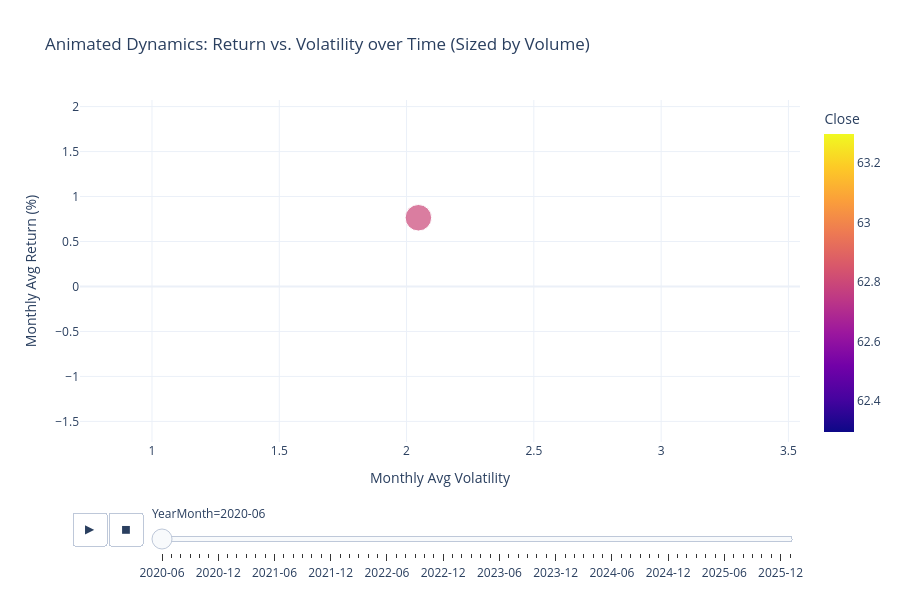

The cell this chart's notebook holds for it:
### Markdown cell above
## 🎬 8. Comprehensive Animated EDA
**Function Summary:** `px.scatter(animation_frame=...)` creates an animated, time-lapse visualization. Here we visualize the relationship between Return and Volatility over time, sized by Volume.

### Code cell
# Aggregate data monthly for smoother animation
monthly_data = df_clean.groupby(['Year', 'Month', 'YearMonth']).agg({
    'Close': 'mean',
    'Volume': 'mean',
    'Daily Return': 'mean',
    'Volatility_20': 'mean'
}).reset_index()

# Sort to ensure correct animation sequence
monthly_data = monthly_data.sort_values(['Year', 'Month'])

# Animated Scatter Plot
fig = px.scatter(monthly_data, 
                 x='Volatility_20', 
                 y='Daily Return', 
                 animation_frame='YearMonth',
                 size='Volume',
                 color='Close',
                 hover_name='YearMonth',
                 color_continuous_scale=px.colors.sequential.Plasma,
                 title='Animated Dynamics: Return vs. Volatility over Time (Sized by Volume)',
                 labels={'Volatility_20': 'Monthly Avg Volatility', 'Daily Return': 'Monthly Avg Return (%)'},
                 range_x=[monthly_data['Volatility_20'].min()*0.8, monthly_data['Volatility_20'].max()*1.2],
                 range_y=[monthly_data['Daily Return'].min()-1, monthly_data['Daily Return'].max()+1])

fig.update_layout(template='plotly_white', height=600)
fig.show()

### Figure 1 — Plotly figure (JSON) as saved in the notebook; plotly's stock layout.template omitted (floating-point values rounded to 4 significant figures)
{"data": [{"hovertemplate": "<b>%{hovertext}</b><br><br>YearMonth=2020-06<br>Monthly Avg Volatility=%{x}<br>Monthly Avg Return (%)=%{y}<br>Volume=%{marker.size}<br>Close=%{marker.color}<extra></extra>", "hovertext": ["2020-06"], "legendgroup": "", "marker": {"color": [62.8], "coloraxis": "coloraxis", "size": [874300.0], "sizemode": "area", "sizeref": 2487.0, "symbol": "circle"}, "mode": "markers", "name": "", "orientation": "v", "showlegend": false, "type": "scatter", "x": [2.047], "xaxis": "x", "y": [0.7643], "yaxis": "y"}], "layout": {"coloraxis": {"colorbar": {"title": {"text": "Close"}}, "colorscale": [[0, "#0d0887"], [0.1111, "#46039f"], [0.2222, "#7201a8"], [0.3333, "#9c179e"], [0.4444, "#bd3786"], [0.5556, "#d8576b"], [0.6667, "#ed7953"], [0.7778, "#fb9f3a"], [0.8889, "#fdca26"], [1, "#f0f921"]]}, "height": 600, "legend": {"itemsizing": "constant", "tracegroupgap": 0}, "sliders": [{"active": 0, "currentvalue": {"prefix": "YearMonth="}, "len": 0.9, "pad": {"b": 10, "t": 60}, "steps": [{"args": [["2020-06"], {"frame": {"duration": 0, "redraw": false}, "fromcurrent": true, "mode": "immediate", "transition": {"duration": 0, "easing": "linear"}}], "label": "2020-06", "method": "animate"}, {"args": [["2020-07"], {"frame": {"duration": 0, "redraw": false}, "fromcurrent": true, "mode": "immediate", "transition": {"duration": 0, "easing": "linear"}}], "label": "2020-07", "method": "animate"}, {"args": [["2020-08"], {"frame": {"duration": 0, "redraw": false}, "fromcurrent": true, "mode": "immediate", "transition": {"duration": 0, "easing": "linear"}}], "label": "2020-08", "method": "animate"}, {"args": [["2020-09"], {"frame": {"duration": 0, "redraw": false}, "fromcurrent": true, "mode": "immediate", "transition": {"duration": 0, "easing": "linear"}}], "label": "2020-09", "method": "animate"}, {"args": [["2020-10"], {"frame": {"duration": 0, "redraw": false}, "fromcurrent": true, "mode": "immediate", "transition": {"duration": 0, "easing": "linear"}}], "label": "2020-10", "method": "animate"}, {"args": [["2020-11"], {"frame": {"duration": 0, "redraw": false}, "fromcurrent": true, "mode": "immediate", "transition": {"duration": 0, "easing": "linear"}}], "label": "2020-11", "method": "animate"}, {"args": [["2020-12"], {"frame": {"duration": 0, "redraw": false}, "fromcurrent": true, "mode": "immediate", "transition": {"duration": 0, "easing": "linear"}}], "label": "2020-12", "method": "animate"}, {"args": [["2021-01"], {"frame": {"duration": 0, "redraw": false}, "fromcurrent": true, "mode": "immediate", "transition": {"duration": 0, "easing": "linear"}}], "label": "2021-01", "method": "animate"}, {"args": [["2021-02"], {"frame": {"duration": 0, "redraw": false}, "fromcurrent": true, "mode": "immediate", "transition": {"duration": 0, "easing": "linear"}}], "label": "2021-02", "method": "animate"}, {"args": [["2021-03"], {"frame": {"duration": 0, "redraw": false}, "fromcurrent": true, "mode": "immediate", "transition": {"duration": 0, "easing": "linear"}}], "label": "2021-03", "method": "animate"}, {"args": [["2021-04"], {"frame": {"duration": 0, "redraw": false}, "fromcurrent": true, "mode": "immediate", "transition": {"duration": 0, "easing": "linear"}}], "label": "2021-04", "method": "animate"}, {"args": [["2021-05"], {"frame": {"duration": 0, "redraw": false}, "fromcurrent": true, "mode": "immediate", "transition": {"duration": 0, "easing": "linear"}}], "label": "2021-05", "method": "animate"}, {"args": [["2021-06"], {"frame": {"duration": 0, "redraw": false}, "fromcurrent": true, "mode": "immediate", "transition": {"duration": 0, "easing": "linear"}}], "label": "2021-06", "method": "animate"}, {"args": [["2021-07"], {"frame": {"duration": 0, "redraw": false}, "fromcurrent": true, "mode": "immediate", "transition": {"duration": 0, "easing": "linear"}}], "label": "2021-07", "method": "animate"}, {"args": [["2021-08"], {"frame": {"duration": 0, "redraw": false}, "fromcurrent": true, "mode": "immediate", "transition": {"duration": 0, "easing": "linear"}}], "label": "2021-08", "method": "animate"}, {"args": [["2021-09"], {"frame": {"duration": 0, "redraw": false}, "fromcurrent": true, "mode": "immediate", "transition": {"duration": 0, "easing": "linear"}}], "label": "2021-09", "method": "animate"}, {"args": [["2021-10"], {"frame": {"duration": 0, "redraw": false}, "fromcurrent": true, "mode": "immediate", "transition": {"duration": 0, "easing": "linear"}}], "label": "2021-10", "method": "animate"}, {"args": [["2021-11"], {"frame": {"duration": 0, "redraw": false}, "fromcurrent": true, "mode": "immediate", "transition": {"duration": 0, "easing": "linear"}}], "label": "2021-11", "method": "animate"}, {"args": [["2021-12"], {"frame": {"duration": 0, "redraw": false}, "fromcurrent": true, "mode": "immediate", "transition": {"duration": 0, "easing": "linear"}}], "label": "2021-12", "method": "animate"}, {"args": [["2022-01"], {"frame": {"duration": 0, "redraw": false}, "fromcurrent": true, "mode": "immediate", "transition": {"duration": 0, "easing": "linear"}}], "label": "2022-01", "method": "animate"}, {"args": [["2022-02"], {"frame": {"duration": 0, "redraw": false}, "fromcurrent": true, "mode": "immediate", "transition": {"duration": 0, "easing": "linear"}}], "label": "2022-02", "method": "animate"}, {"args": [["2022-03"], {"frame": {"duration": 0, "redraw": false}, "fromcurrent": true, "mode": "immediate", "transition": {"duration": 0, "easing": "linear"}}], "label": "2022-03", "method": "animate"}, {"args": [["2022-04"], {"frame": {"duration": 0, "redraw": false}, "fromcurrent": true, "mode": "immediate", "transition": {"duration": 0, "easing": "linear"}}], "label": "2022-04", "method": "animate"}, {"args": [["2022-05"], {"frame": {"duration": 0, "redraw": false}, "fromcurrent": true, "mode": "immediate", "transition": {"duration": 0, "easing": "linear"}}], "label": "2022-05", "method": "animate"}, {"args": [["2022-06"], {"frame": {"duration": 0, "redraw": false}, "fromcurrent": true, "mode": "immediate", "transition": {"duration": 0, "easing": "linear"}}], "label": "2022-06", "method": "animate"}, {"args": [["2022-07"], {"frame": {"duration": 0, "redraw": false}, "fromcurrent": true, "mode": "immediate", "transition": {"duration": 0, "easing": "linear"}}], "label": "2022-07", "method": "animate"}, {"args": [["2022-08"], {"frame": {"duration": 0, "redraw": false}, "fromcurrent": true, "mode": "immediate", "transition": {"duration": 0, "easing": "linear"}}], "label": "2022-08", "method": "animate"}, {"args": [["2022-09"], {"frame": {"duration": 0, "redraw": false}, "fromcurrent": true, "mode": "immediate", "transition": {"duration": 0, "easing": "linear"}}], "label": "2022-09", "method": "animate"}, {"args": [["2022-10"], {"frame": {"duration": 0, "redraw": false}, "fromcurrent": true, "mode": "immediate", "transition": {"duration": 0, "easing": "linear"}}], "label": "2022-10", "method": "animate"}, {"args": [["2022-11"], {"frame": {"duration": 0, "redraw": false}, "fromcurrent": true, "mode": "immediate", "transition": {"duration": 0, "easing": "linear"}}], "label": "2022-11", "method": "animate"}, {"args": [["2022-12"], {"frame": {"duration": 0, "redraw": false}, "fromcurrent": true, "mode": "immediate", "transition": {"duration": 0, "easing": "linear"}}], "label": "2022-12", "method": "animate"}, {"args": [["2023-01"], {"frame": {"duration": 0, "redraw": false}, "fromcurrent": true, "mode": "immediate", "transition": {"duration": 0, "easing": "linear"}}], "label": "2023-01", "method": "animate"}, {"args": [["2023-02"], {"frame": {"duration": 0, "redraw": false}, "fromcurrent": true, "mode": "immediate", "transition": {"duration": 0, "easing": "linear"}}], "label": "2023-02", "method": "animate"}, {"args": [["2023-03"], {"frame": {"duration": 0, "redraw": false}, "fromcurrent": true, "mode": "immediate", "transition": {"duration": 0, "easing": "linear"}}], "label": "2023-03", "method": "animate"}, {"args": [["2023-04"], {"frame": {"duration": 0, "redraw": false}, "fromcurrent": true, "mode": "immediate", "transition": {"duration": 0, "easing": "linear"}}], "label": "2023-04", "method": "animate"}, {"args": [["2023-05"], {"frame": {"duration": 0, "redraw": false}, "fromcurrent": true, "mode": "immediate", "transition": {"duration": 0, "easing": "linear"}}], "label": "2023-05", "method": "animate"}, {"args": [["2023-06"], {"frame": {"duration": 0, "redraw": false}, "fromcurrent": true, "mode": "immediate", "transition": {"duration": 0, "easing": "linear"}}], "label": "2023-06", "method": "animate"}, {"args": [["2023-07"], {"frame": {"duration": 0, "redraw": false}, "fromcurrent": true, "mode": "immediate", "transition": {"duration": 0, "easing": "linear"}}], "label": "2023-07", "method": "animate"}, {"args": [["2023-08"], {"frame": {"duration": 0, "redraw": false}, "fromcurrent": true, "mode": "immediate", "transition": {"duration": 0, "easing": "linear"}}], "label": "2023-08", "method": "animate"}, {"args": [["2023-09"], {"frame": {"duration": 0, "redraw": false}, "fromcurrent": true, "mode": "immediate", "transition": {"duration": 0, "easing": "linear"}}], "label": "2023-09", "method": "animate"}, {"args": [["2023-10"], {"frame": {"duration": 0, "redraw": false}, "fromcurrent": true, "mode": "immediate", "transition": {"duration": 0, "easing": "linear"}}], "label": "2023-10", "method": "animate"}, {"args": [["2023-11"], {"frame": {"duration": 0, "redraw": false}, "fromcurrent": true, "mode": "immediate", "transition": {"duration": 0, "easing": "linear"}}], "label": "2023-11", "method": "animate"}, {"args": [["2023-12"], {"frame": {"duration": 0, "redraw": false}, "fromcurrent": true, "mode": "immediate", "transition": {"duration": 0, "easing": "linear"}}], "label": "2023-12", "method": "animate"}, {"args": [["2024-01"], {"frame": {"duration": 0, "redraw": false}, "fromcurrent": true, "mode": "immediate", "transition": {"duration": 0, "easing": "linear"}}], "label": "2024-01", "method": "animate"}, {"args": [["2024-02"], {"frame": {"duration": 0, "redraw": false}, "fromcurrent": true, "mode": "immediate", "transition": {"duration": 0, "easing": "linear"}}], "label": "2024-02", "method": "animate"}, {"args": [["2024-03"], {"frame": {"duration": 0, "redraw": false}, "fromcurrent": true, "mode": "immediate", "transition": {"duration": 0, "easing": "linear"}}], "label": "2024-03", "method": "animate"}, {"args": [["2024-04"], {"frame": {"duration": 0, "redraw": false}, "fromcurrent": true, "mode": "immediate", "transition": {"duration": 0, "easing": "linear"}}], "label": "2024-04", "method": "animate"}, {"args": [["2024-05"], {"frame": {"duration": 0, "redraw": false}, "fromcurrent": true, "mode": "immediate", "transition": {"duration": 0, "easing": "linear"}}], "label": "2024-05", "method": "animate"}, {"args": [["2024-06"], {"frame": {"duration": 0, "redraw": false}, "fromcurrent": true, "mode": "immediate", "transition": {"duration": 0, "easing": "linear"}}], "label": "2024-06", "method": "animate"}, {"args": [["2024-07"], {"frame": {"duration": 0, "redraw": false}, "fromcurrent": true, "mode": "immediate", "transition": {"duration": 0, "easing": "linear"}}], "label": "2024-07", "method": "animate"}, {"args": [["2024-08"], {"frame": {"duration": 0, "redraw": false}, "fromcurrent": true, "mode": "immediate", "transition": {"duration": 0, "easing": "linear"}}], "label": "2024-08", "method": "animate"}, {"args": [["2024-09"], {"frame": {"duration": 0, "redraw": false}, "fromcurrent": true, "mode": "immediate", "transition": {"duration": 0, "easing": "linear"}}], "label": "2024-09", "method": "animate"}, {"args": [["2024-10"], {"frame": {"duration": 0, "redraw": false}, "fromcurrent": true, "mode": "immediate", "transition": {"duration": 0, "easing": "linear"}}], "label": "2024-10", "method": "animate"}, {"args": [["2024-11"], {"frame": {"duration": 0, "redraw": false}, "fromcurrent": true, "mode": "immediate", "transition": {"duration": 0, "easing": "linear"}}], "label": "2024-11", "method": "animate"}, {"args": [["2024-12"], {"frame": {"duration": 0, "redraw": false}, "fromcurrent": true, "mode": "immediate", "transition": {"duration": 0, "easing": "linear"}}], "label": "2024-12", "method": "animate"}, {"args": [["2025-01"], {"frame": {"duration": 0, "redraw": false}, "fromcurrent": true, "mode": "immediate", "transition": {"duration": 0, "easing": "linear"}}], "label": "2025-01", "method": "animate"}, {"args": [["2025-02"], {"frame": {"duration": 0, "redraw": false}, "fromcurrent": true, "mode": "immediate", "transition": {"duration": 0, "easing": "linear"}}], "label": "2025-02", "method": "animate"}, {"args": [["2025-03"], {"frame": {"duration": 0, "redraw": false}, "fromcurrent": true, "mode": "immediate", "transition": {"duration": 0, "easing": "linear"}}], "label": "2025-03", "method": "animate"}, {"args": [["2025-04"], {"frame": {"duration": 0, "redraw": false}, "fromcurrent": true, "mode": "immediate", "transition": {"duration": 0, "easing": "linear"}}], "label": "2025-04", "method": "animate"}, {"args": [["2025-05"], {"frame": {"duration": 0, "redraw": false}, "fromcurrent": true, "mode": "immediate", "transition": {"duration": 0, "easing": "linear"}}], "label": "2025-05", "method": "animate"}, {"args": [["2025-06"], {"frame": {"duration": 0, "redraw": false}, "fromcurrent": true, "mode": "immediate", "transition": {"duration": 0, "easing": "linear"}}], "label": "2025-06", "method": "animate"}, {"args": [["2025-07"], {"frame": {"duration": 0, "redraw": false}, "fromcurrent": true, "mode": "immediate", "transition": {"duration": 0, "easing": "linear"}}], "label": "2025-07", "method": "animate"}, {"args": [["2025-08"], {"frame": {"duration": 0, "redraw": false}, "fromcurrent": true, "mode": "immediate", "transition": {"duration": 0, "easing": "linear"}}], "label": "2025-08", "method": "animate"}, {"args": [["2025-09"], {"frame": {"duration": 0, "redraw": false}, "fromcurrent": true, "mode": "immediate", "transition": {"duration": 0, "easing": "linear"}}], "label": "2025-09", "method": "animate"}, {"args": [["2025-10"], {"frame": {"duration": 0, "redraw": false}, "fromcurrent": true, "mode": "immediate", "transition": {"duration": 0, "easing": "linear"}}], "label": "2025-10", "method": "animate"}, {"args": [["2025-11"], {"frame": {"duration": 0, "redraw": false}, "fromcurrent": true, "mode": "immediate", "transition": {"duration": 0, "easing": "linear"}}], "label": "2025-11", "method": "animate"}, {"args": [["2025-12"], {"frame": {"duration": 0, "redraw": false}, "fromcurrent": true, "mode": "immediate", "transition": {"duration": 0, "easing": "linear"}}], "label": "2025-12", "method": "animate"}, {"args": [["2026-01"], {"frame": {"duration": 0, "redraw": false}, "fromcurrent": true, "mode": "immediate", "transition": {"duration": 0, "easing": "linear"}}], "label": "2026-01", "method": "animate"}], "x": 0.1, "xanchor": "left", "y": 0, "yanchor": "top"}], "title": {"text": "Animated Dynamics: Return vs. Volatility over Time (Sized by Volume)"}, "updatemenus": [{"buttons": [{"args": [null, {"frame": {"duration": 500, "redraw": false}, "fromcurrent": true, "mode": "immediate", "transition": {"duration": 500, "easing": "linear"}}], "label": "&#9654;", "method": "animate"}, {"args": [[null], {"frame": {"duration": 0, "redraw": false}, "fromcurrent": true, "mode": "immediate", "transition": {"duration": 0, "easing": "linear"}}], "label": "&#9724;", "method": "animate"}], "direction": "left", "pad": {"r": 10, "t": 70}, "showactive": false, "type": "buttons", "x": 0.1, "xanchor": "right", "y": 0, "yanchor": "top"}], "xaxis": {"anchor": "y", "domain": [0, 1], "range": [0.7172, 3.546], "title": {"text": "Monthly Avg Volatility"}}, "yaxis": {"anchor": "x", "domain": [0, 1], "range": [-1.729, 2.073], "title": {"text": "Monthly Avg Return (%)"}}}}
